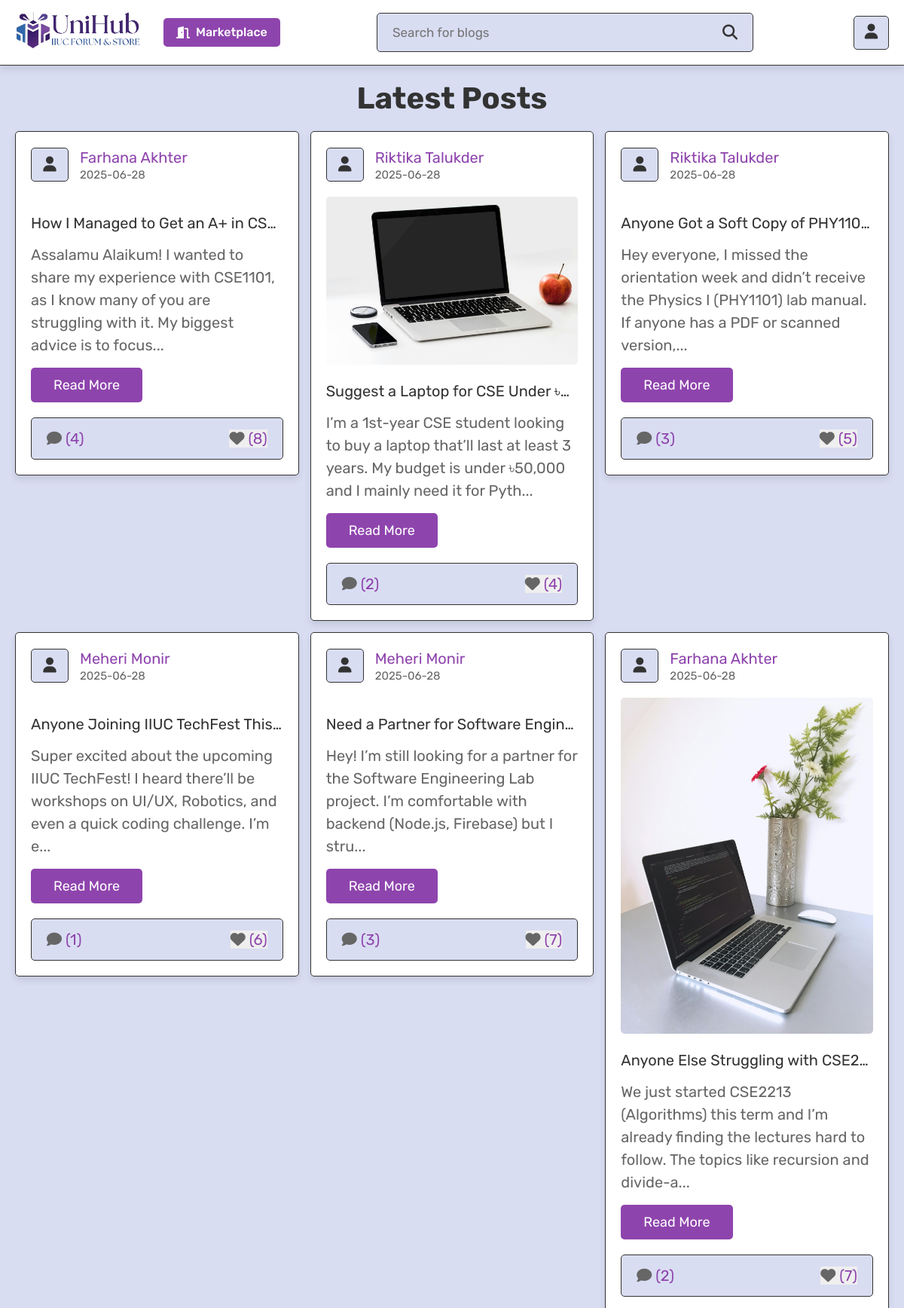
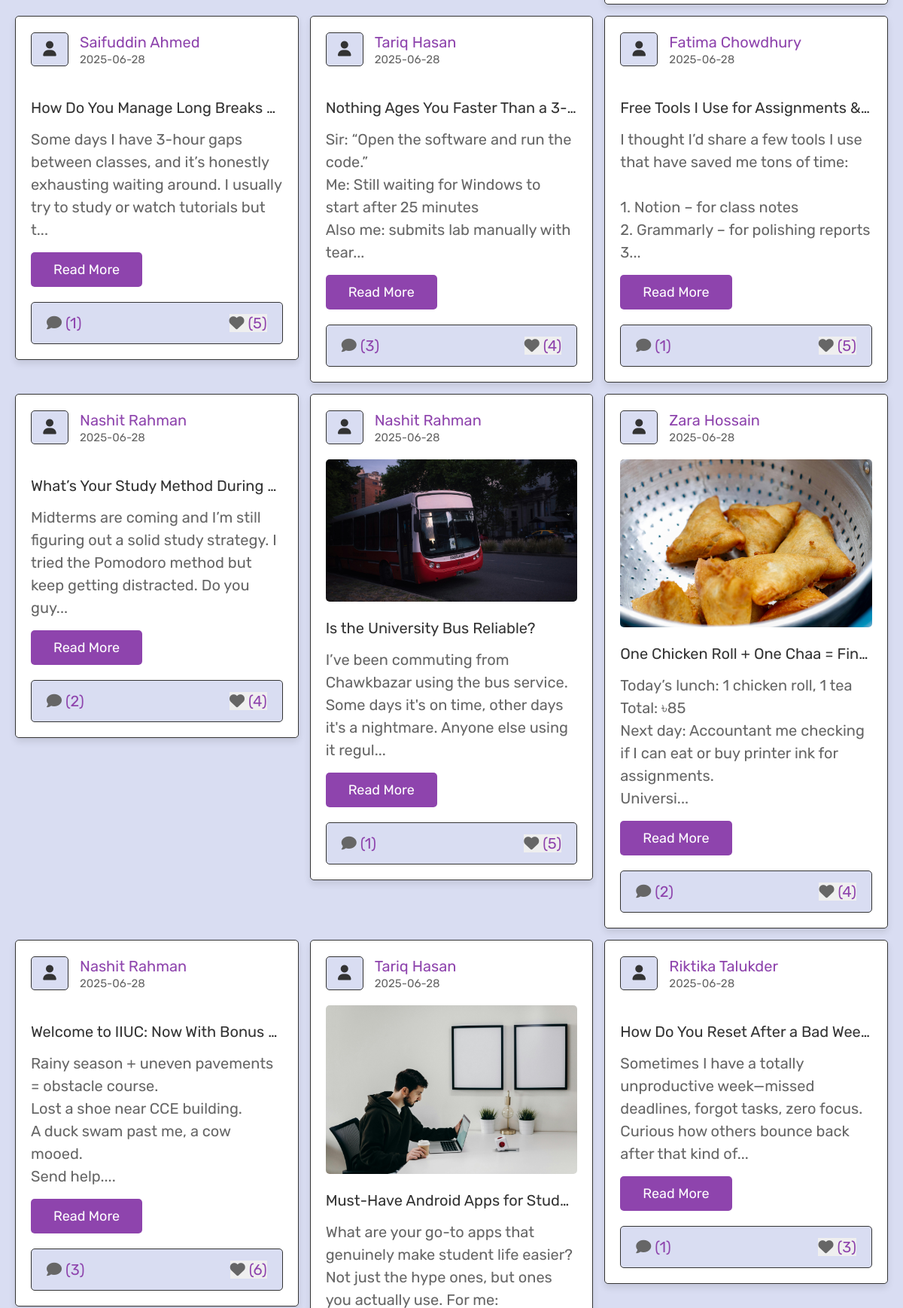
/project_blog/posts.php (upper part), run on the app's committed database (2 pictures, top to bottom).
### tables this page shows
CREATE TABLE `posts` (
  `id` int(100) NOT NULL,
  `user_id` int(100) NOT NULL,
  `name` varchar(100) NOT NULL,
  `title` varchar(100) NOT NULL,
  `content` varchar(10000) NOT NULL,
  `image` varchar(100) NOT NULL,
  `date` date NOT NULL DEFAULT current_timestamp(),
  `status` varchar(10) NOT NULL
);

### project_blog/posts.php (the view, shortened to what this page needs)
<?php
include 'components/connect.php';
if(isset($_SESSION['user_id'])){
   $user_id = $_SESSION['user_id'];
}else{
   $user_id = '';
};
?>
<!DOCTYPE html>
<html lang="en">
<head>
   <link rel="stylesheet" href="https://cdnjs.cloudflare.com/ajax/libs/font-awesome/6.1.1/css/all.min.css">
   <link rel="stylesheet" href="css/style.css">
</head>
<body>
<?php include 'components/user_header.php'; ?>
<section class="posts-container">
   <h1 class="heading">latest posts</h1>
   <div class="box-container">
      <?php
         $select_posts = $conn->prepare("SELECT * FROM `posts` WHERE status = ?");
         $select_posts->execute(['active']);
         if($select_posts->rowCount() > 0){
            while($fetch_posts = $select_posts->fetch(PDO::FETCH_ASSOC)){
               $post_id = $fetch_posts['id'];
               $count_post_comments = $conn->prepare("SELECT * FROM `comments` WHERE post_id = ?");
               $count_post_comments->execute([$post_id]);
               $total_post_comments = $count_post_comments->rowCount();
               $count_post_likes = $conn->prepare("SELECT * FROM `likes` WHERE post_id = ?");
               $count_post_likes->execute([$post_id]);
               $total_post_likes = $count_post_likes->rowCount();
               $confirm_likes = $conn->prepare("SELECT * FROM `likes` WHERE user_id = ? AND post_id = ?");
               $confirm_likes->execute([$user_id, $post_id]);
      ?>
      <form class="box" method="post">
         <div class="post-admin">
            <i class="fas fa-user"></i>
            <div>
               <a href="author_posts.php?author=<?= $fetch_posts['name']; ?>"><?= $fetch_posts['name']; ?></a>
               <div><?= $fetch_posts['date']; ?></div>
            </div>
         </div>
         <?php
            if($fetch_posts['image'] != ''){
         ?>
         <img src="uploaded_img/<?= $fetch_posts['image']; ?>" class="post-image" alt="">
         <?php
         }
         ?>
         <div class="post-title"><?= $fetch_posts['title']; ?></div>
         <div class="post-content content-150"><?= $fetch_posts['content']; ?></div>
         <a href="view_post.php?post_id=<?= $post_id; ?>" class="inline-btn">read more</a>
         <div class="icons">
            <a href="view_post.php?post_id=<?= $post_id; ?>"><i class="fas fa-comment"></i><span>(<?= $total_post_comments; ?>)</span></a>
            <button type="submit" name="like_post"><i class="fas fa-heart" style="<?php if($confirm_likes->rowCount() > 0){ echo 'color:var(--red);'; } ?>  "></i><span>(<?= $total_post_likes; ?>)</span></button>
         </div>
      </form>
      <?php
         }
      }else{
         echo '<p class="empty">no posts added yet!</p>';
      }
      ?>
   </div>
</section>
</body>
</html>

### project_blog/css/style.css (style rules this page uses)
:root { --purple:#8e44ad; --red:#c0392b; --orange:#f39c12; --black:#333; --white:#fff; --light-color:#666; --light-bg:#f5f5f5; --body-color:hsl(230, 50%, 90%); --border:.1rem solid var(--black); --box-shadow:0 .5rem 1rem rgba(0,0,0,.1); }
* { font-family: 'Rubik', sans-serif; margin:0; padding:0; box-sizing: border-box; outline: none; border:none; text-decoration: none; }
html { font-size: 62.5%; overflow-x: hidden; scroll-behavior: smooth; scroll-padding-top: 7rem; }
body { background-color: var(--body-color); padding-bottom: 7rem; }
section { padding:2rem; margin: 0 auto; max-width: 1200px; }
.btn, .delete-btn, .option-btn, .inline-btn, .inline-option-btn, .inline-delete-btn { margin-top: 1rem; border-radius: .5rem; cursor: pointer; font-size: 1.8rem; color:var(--white); padding:1.2rem 3rem; text-transform: capitalize; text-align: center; }
.inline-btn, .inline-option-btn, .inline-delete-btn { display: inline-block; margin-right: 1rem; }
.inline-btn, .btn { background-color: var(--purple); }
.heading { margin-bottom: 2rem; text-align: center; font-size: 4rem; color:var(--black); text-transform: capitalize; }
.posts-container .box-container { display: grid; grid-template-columns: repeat(auto-fit, minmax(33rem, 1fr)); gap:1.5rem; align-items: flex-start; justify-content: center; }
.posts-container .box-container .box { border:var(--border); box-shadow: var(--box-shadow); border-radius: .5rem; background-color: var(--white); padding:2rem; overflow: hidden; }
.posts-container .box-container .box .post-admin { display: flex; align-items: center; gap:1.5rem; margin-bottom: 2rem; }
.posts-container .box-container .box .post-admin i { text-align: center; height: 4.5rem; width: 5rem; line-height: 4.2rem; font-size: 2rem; border:var(--border); border-radius: .5rem; background-color: var(--body-color); color:var(--black); }
.posts-container .box-container .box .post-admin a { font-size: 2rem; color:var(--purple); }
.posts-container .box-container .box .post-admin div { font-size: 1.5rem; margin-top: .2rem; color:var(--light-color); }
.posts-container .box-container .box .post-image { width: 100%; border-radius: .5rem; margin-bottom: 2rem; }
.posts-container .box-container .box .post-title { font-size: 2rem; color:var(--black); overflow: hidden; text-overflow: ellipsis; white-space: nowrap; margin-bottom: 1rem; }
.posts-container .box-container .box .post-content { font-size: 2rem; line-height: 1.5; padding:.5rem 0; color:var(--light-color); white-space: pre-line; }
.posts-container .box-container .box .post-content::after { content: '...'; }
.posts-container .box-container .box .icons { display: flex; align-items: center; justify-content: space-between; gap:1rem; background-color: var(--body-color); border-radius: .5rem; padding:1.5rem 2rem; border:var(--border); margin-top: 2rem; }
.posts-container .box-container .box .icons button { cursor: pointer; }
.posts-container .box-container .box .icons i { margin-right:.5rem; font-size:2rem; color:var(--light-color); }
.posts-container .box-container .box .icons span { font-size: 2rem; color:var(--purple); }

### data on the page
posts: name "Farhana Akhter", date "2025-06-28", title "How I Managed to Get an A+ in CS…", content "Assalamu Alaikum! I wanted to share my experience with CSE1101, as I know many of you are struggling with it. My biggest advice is to focus", total_post_comments "4", total_post_likes "8"
posts: name "Riktika Talukder", date "2025-06-28", image (picture), title "Suggest a Laptop for CSE Under ৳…", content "I’m a 1st-year CSE student looking to buy a laptop that’ll last at least 3 years. My budget is under ৳50,000 and I mainly need it for Pyth", total_post_comments "2", total_post_likes "4"
posts: name "Riktika Talukder", date "2025-06-28", title "Anyone Got a Soft Copy of PHY110…", content "Hey everyone, I missed the orientation week and didn’t receive the Physics I (PHY1101) lab manual. If anyone has a PDF or scanned version,", total_post_comments "3", total_post_likes "5"
posts: name "Meheri Monir", date "2025-06-28", title "Anyone Joining IIUC TechFest This…", content "Super excited about the upcoming IIUC TechFest! I heard there’ll be workshops on UI/UX, Robotics, and even a quick coding challenge. I’m e", total_post_comments "1", total_post_likes "6"
posts: name "Meheri Monir", date "2025-06-28", title "Need a Partner for Software Engin…", content "Hey! I’m still looking for a partner for the Software Engineering Lab project. I’m comfortable with backend (Node.js, Firebase) but I stru", total_post_comments "3", total_post_likes "7"
posts: name "Farhana Akhter", date "2025-06-28", image (picture), title "Anyone Else Struggling with CSE2…", content "We just started CSE2213 (Algorithms) this term and I’m already finding the lectures hard to follow. The topics like recursion and divide-a", total_post_comments "2", total_post_likes "7"
posts: name "Saifuddin Ahmed", date "2025-06-28", title "How Do You Manage Long Breaks…", content "Some days I have 3-hour gaps between classes, and it’s honestly exhausting waiting around. I usually try to study or watch tutorials but t", total_post_comments "1", total_post_likes "5"
posts: name "Tariq Hasan", date "2025-06-28", title "Nothing Ages You Faster Than a 3-…", content "Sir: “Open the software and run the code.” Me: Still waiting for Windows to start after 25 minutes Also me: submits lab manually with tear", total_post_comments "3", total_post_likes "4"
posts: name "Fatima Chowdhury", date "2025-06-28", title "Free Tools I Use for Assignments &…", content "I thought I’d share a few tools I use that have saved me tons of time: 1. Notion – for class notes 2. Grammarly – for polishing reports 3", total_post_comments "1", total_post_likes "5"
posts: name "Nashit Rahman", date "2025-06-28", title "What’s Your Study Method During…", content "Midterms are coming and I’m still figuring out a solid study strategy. I tried the Pomodoro method but keep getting distracted. Do you guy", total_post_comments "2", total_post_likes "4"
posts: name "Nashit Rahman", date "2025-06-28", image (picture), title "Is the University Bus Reliable?", content "I’ve been commuting from Chawkbazar using the bus service. Some days it's on time, other days it's a nightmare. Anyone else using it regul", total_post_comments "1", total_post_likes "5"
posts: name "Zara Hossain", date "2025-06-28", image (picture), title "One Chicken Roll + One Chaa = Fin…", content "Today’s lunch: 1 chicken roll, 1 tea Total: ৳85 Next day: Accountant me checking if I can eat or buy printer ink for assignments. Universi", total_post_comments "2", total_post_likes "4"
posts: name "Nashit Rahman", date "2025-06-28", title "Welcome to IIUC: Now With Bonus…", content "Rainy season + uneven pavements = obstacle course. Lost a shoe near CCE building. A duck swam past me, a cow mooed. Send help.", total_post_comments "3", total_post_likes "6"
posts: name "Tariq Hasan", date "2025-06-28", image (picture), title "Must-Have Android Apps for Stude…"
posts: name "Riktika Talukder", date "2025-06-28", title "How Do You Reset After a Bad Wee…", content "Sometimes I have a totally unproductive week—missed deadlines, forgot tasks, zero focus. Curious how others bounce back after that kind of", total_post_comments "1", total_post_likes "3"
